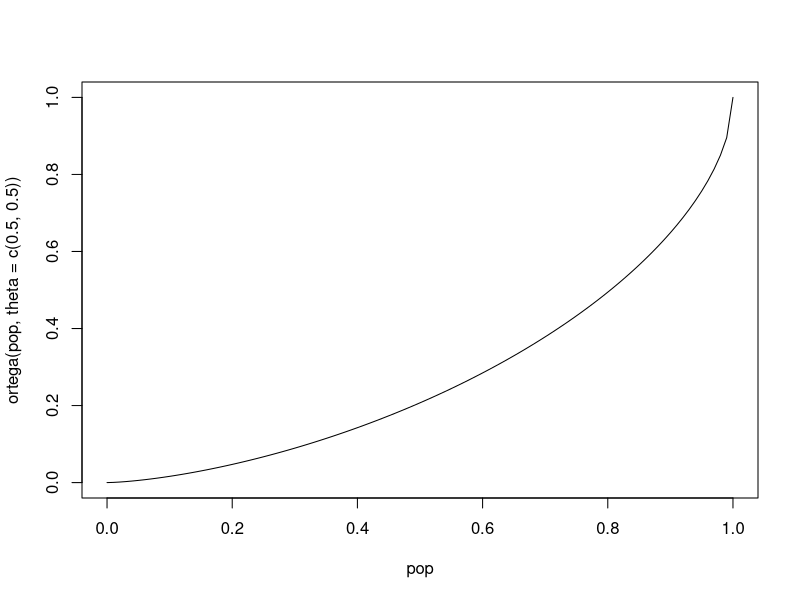
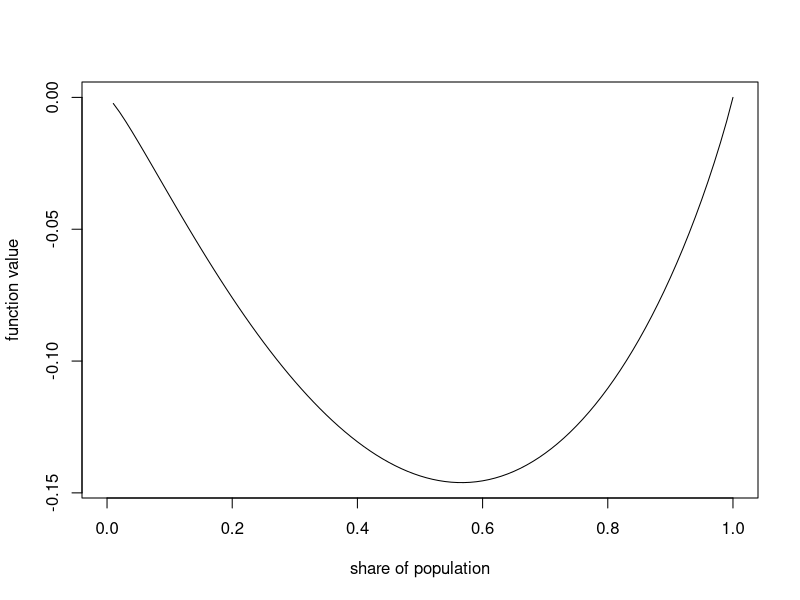
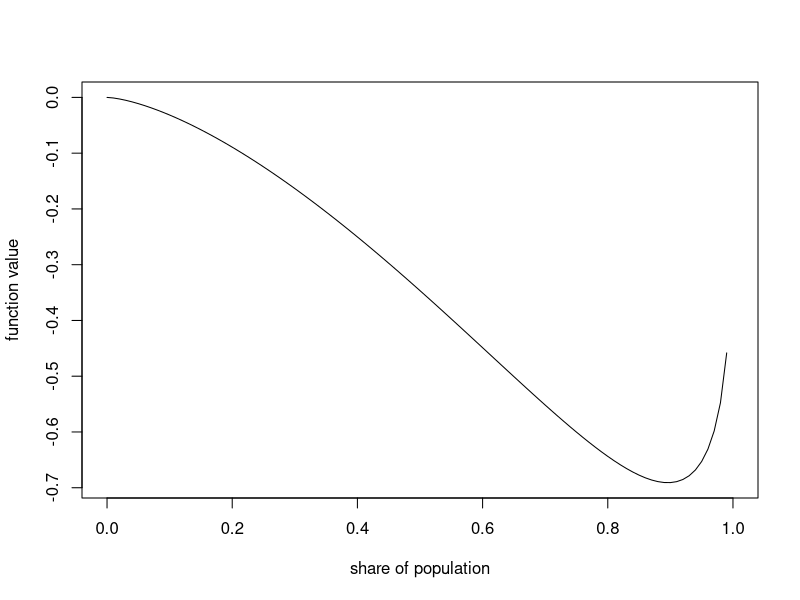

Recreate these plots in R, in order.
ortega <- function(pop_csum, theta){ 
  # alpha = theta[1], gamma = 1-theta[2]
  # 0 <= alpha, 0 <= gamma < 1 
  pop_csum^theta[1] * (1- (1- pop_csum)^(1-theta[2]))
}

deriv_ortega_a <- function(pop_csum, theta){
  pop_csum^theta[1] * (1- (1- pop_csum)^(1-theta[2])) * log(pop_csum)
}

deriv_ortega_g <- function(pop_csum, theta){
  pop_csum^theta[1] * (1- pop_csum)^(1-theta[2]) * log(1-pop_csum)
}

pop = seq(0,1,0.01)

plot(x = pop, y = ortega(pop, theta = c(0.5,0.5)), type = "l")
plot(x = pop, y = deriv_ortega_a(pop, theta = c(0.5,0.5)), type = "l", 
     xlab = "share of population", ylab = "function value")
plot(x = pop, y = deriv_ortega_g(pop, theta = c(0.5,0.5)), type = "l", 
     xlab = "share of population", ylab = "function value")
